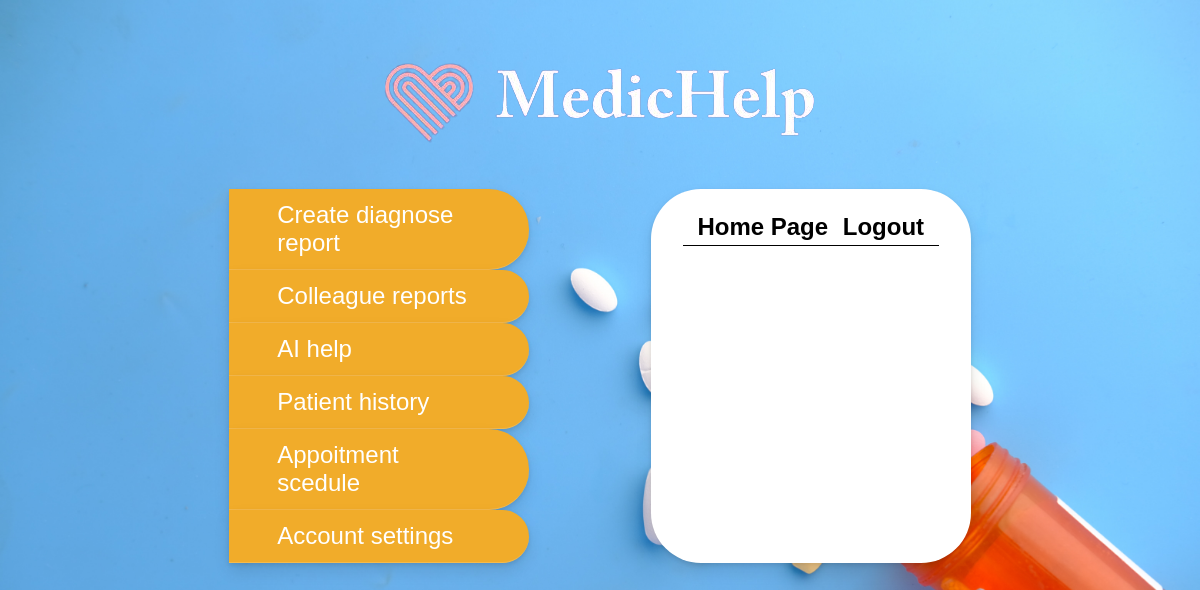
Page /AnswerDiagnose (signed in) on the earlier database version.
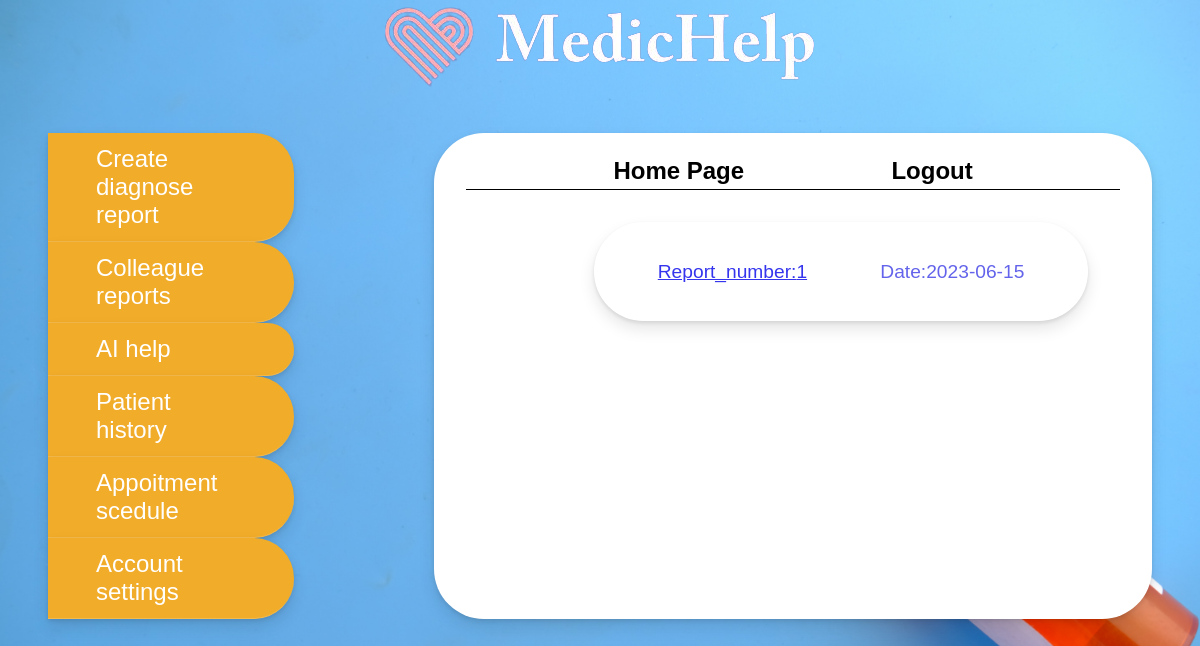
Same page on the later database version.
### PneumoniaApp/Patient/models.py (models this page shows, shortened)
class Report(db.Model):
    id = db.Column(db.Integer, primary_key=True)
    image = db.Column(db.String(120), unique=True, nullable=False)
    start_date = db.Column(db.Date, default=datetime.utcnow)
    end_date = db.Column(db.Date)
    patient_id = db.Column(db.Integer, db.ForeignKey('patient.id'), nullable=False)
    doctor_id = db.Column(db.Integer, db.ForeignKey('doctor.id'), nullable=False)
    helping_doctor_id = db.Column(db.Integer, db.ForeignKey('doctor.id'))
    helping_doctor_answer = db.Column(db.Boolean)
    ai_help = db.Column(db.Boolean, default=False)
    ai_answer = db.Column(db.Boolean)
    is_sick = db.Column(db.Boolean)
    is_answer=db.Column(db.Boolean, default=False)

### PneumoniaApp/Doctor/routes.py (the view)
@doctor.route("/AnswerDiagnose")
@login_required
def AnswerDiagnose():
    reports = Report.query.filter_by(doctor_id = current_user.id, is_answer=False)
    return render_template("DoctorAnswerDiagnose.html", reports = reports)

### PneumoniaApp/templates/DoctorAnswerDiagnose.html
{% extends 'homeLayout.html' %}
{% block content %}
    <a href="{{url_for('doctor.Doctor_Answer')}}">Create diagnose report</a>
    <a href="{{url_for('doctor.Helping_Doctors')}}">Colleague reports</a>
    <a href="{{url_for('doctor.DoctorAI')}}">AI help</a>
    <a href="{{url_for('doctor.SearchPatientHistory')}}">Patient history</a>
    <a href="{{url_for('doctor.DoctorsAppointments')}}">Appoitment scedule</a>
    <a href="{{url_for('Authentication.DoctorChangePassword')}}">Account settings</a>
{% endblock content %}
{% block homepage %}
    <a href="{{url_for('Authentication.doctorHome')}}">Home Page</a>
{% endblock %}
{% block desc %}
    <div id="passwordForm">
        {% for report in reports %}
            <div class="doctor">
                <a href="{{ url_for('doctor.Doctor_answer_details', report_id=report.id) }}">Report_number:{{ report.id }}</a>
                <label for="">Date:{{report.start_date}}</label>
            </div>
        {% endfor %}
    </div>
{% endblock desc %}

### PneumoniaApp/templates/homeLayout.html (shortened to what this page needs)
<!DOCTYPE html>
<html lang="en">
<head>
    <link rel="stylesheet" href="{{ url_for('static', filename='Mainlayout.css') }}"/>
</head>
<body>
    <img id="logo" src="{{ url_for('static', filename='Authlayout/WebLogoRemove.png') }}" alt="Logo">
    <div id="container">
        <nav>
            {% block content %}
            {% endblock %}
        </nav>
        <section>
            <div id="userNav">
                {% block homepage %}
                {% endblock %}
                <a href="{{url_for('Authentication.logout')}}">Logout</a>
            </div>
            <div id="content">
                {% block desc %}
                {% endblock %}
            </div>
        </section>
    </div>
</body>
</html>

### PneumoniaApp/static/Mainlayout.css (style rules this page uses)
body { margin: 0; display: flex; flex-direction: column; justify-content: center; align-items: center; height: 100vh; background-image: url("UserLayout/background.jpg"); background-repeat: no-repeat; background-size: cover; font-family: 'Inconsolata', monospace; font-family: 'Montserrat', sans-serif; }
#container { display: flex; flex-direction: row; margin-bottom: 17%; }
#container nav { display: flex; flex-direction: column; padding-right: 5em; margin-right: 5%; margin-left: 3em; }
#container nav a { font-size: x-large; text-decoration: none; background-color: rgb(241, 172, 42); box-shadow: 0 2px 4px rgb(0 0 0 / 10%), 0 8px 16px rgb(0 0 0 / 10%); color: white; border-bottom-style: solid; border-bottom-color: rgb(245, 186, 76); border-top-right-radius: 40px; border-bottom-right-radius: 40px; border-bottom-width: 0.5px; padding-left:2em; padding-right: 2em; padding-top: 0.5em; padding-bottom: 0.5em; }
#container section { background-color: white; border-radius: 50px; box-shadow: 0 2px 4px rgb(0 0 0 / 10%), 0 8px 16px rgb(0 0 0 / 10%); display: flex; flex-direction: column; }
#userNav { display: flex; flex-direction: row; justify-content: space-evenly; border-bottom-style: solid; border-bottom-width: 0.5px; margin-left: 2em; margin-right: 2em; }
#userNav a { font-size: x-large; text-decoration: none; margin-top: 1em; margin-bottom: 0.2em; color: black; font-weight: 600; }
#logo { margin-bottom: 3%; }
#passwordForm { display: flex; flex-direction: column; flex-wrap: wrap; justify-content: center; align-items: center; padding-left: 10em; padding-right: 10em; padding-bottom: 2em; overflow-y: scroll; max-height: 40vh; }
#passwordForm label { font-size: larger; color: rgb(99, 99, 235); margin-top: 2em; }
.doctor { display: flex; flex-direction: row; justify-content: space-evenly; width: 100%; border-radius: 50px; box-shadow: 0 2px 4px rgb(0 0 0 / 10%), 0 8px 16px rgb(0 0 0 / 10%); margin-top: 2em; padding-left: 3em; padding-right: 3em; }
.doctor label { margin-left: 3em; margin-bottom: 2em; }
#passwordForm a { font-size: larger; color: rgb(53, 53, 238); margin-top: 2em; }
section { margin-right: 3em; }

Differences in the rows shown:
added Report: id "1", start_date "2023-06-15"
